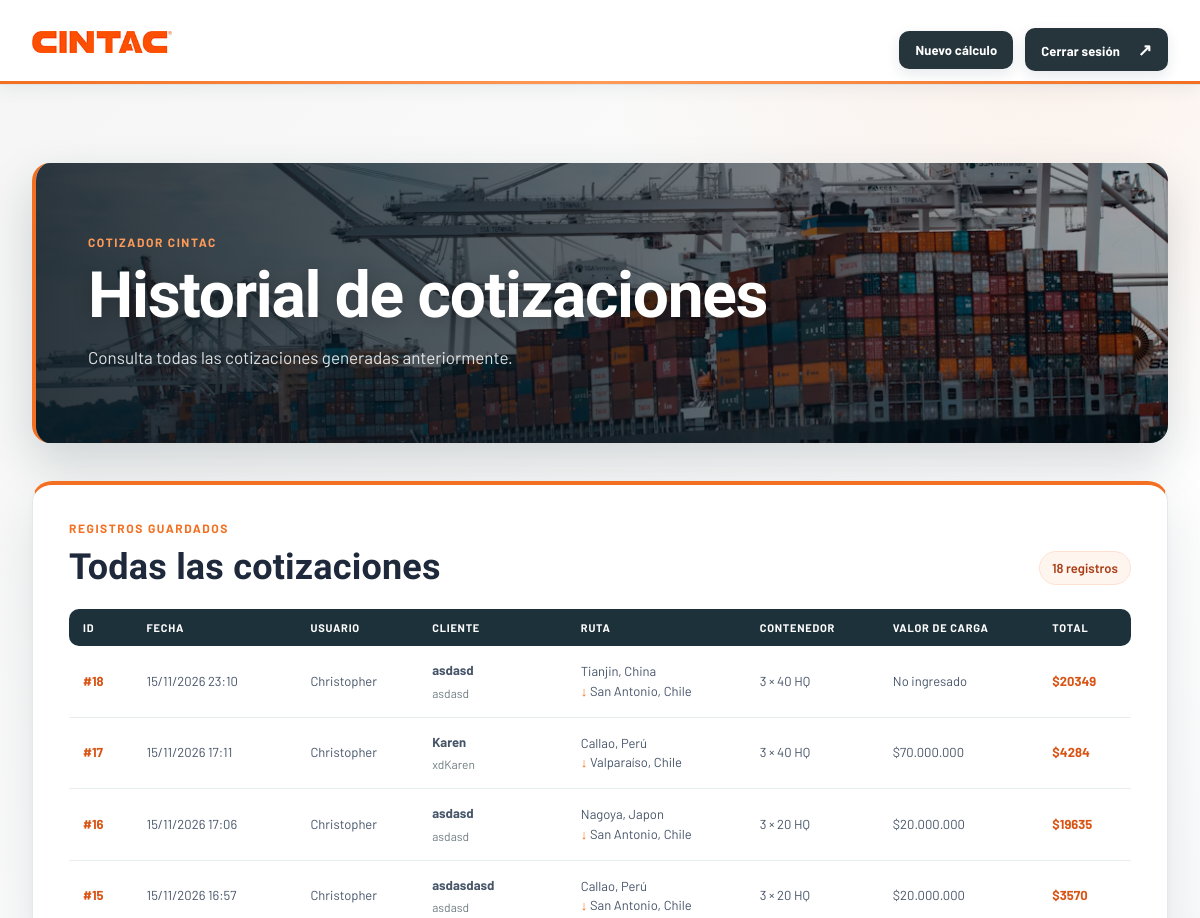
Page /Cotizador/historial/ (signed in, upper part) on the earlier database version.
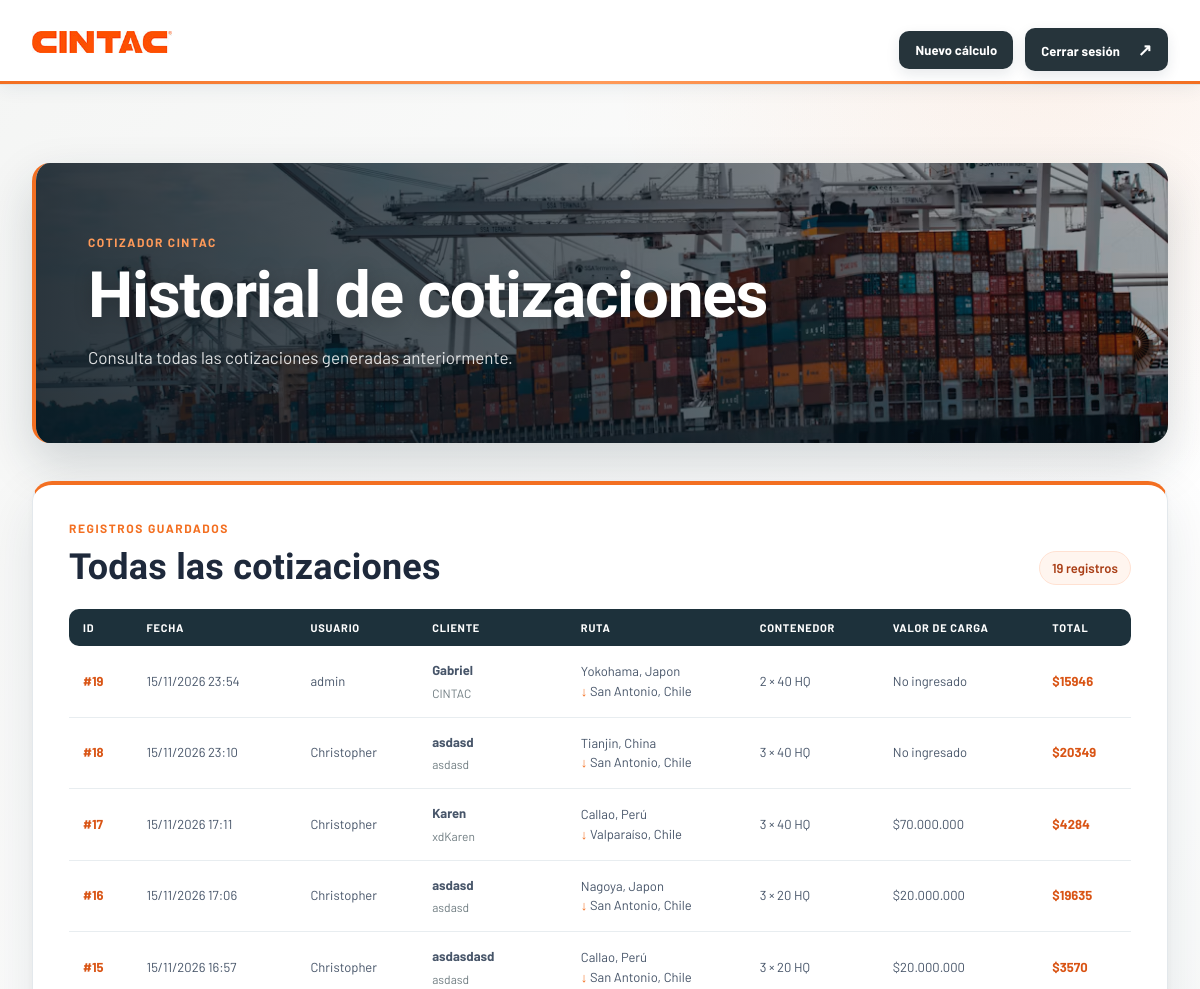
Same page on the later database version.
### Cotizador/models.py (models this page shows, shortened)
class cotizacion_generada(models.Model):
    id = models.AutoField(primary_key=True)
    id_ruta = models.ForeignKey(ruta_logistica, on_delete=models.CASCADE, null=False)
    id_usuario = models.ForeignKey(Login, on_delete=models.CASCADE, null=False)
    fecha = models.DateTimeField(auto_now_add=True)
    nombre_cliente = models.CharField(max_length=100, validators=[valida_nombre], null=False)
    empresa = models.CharField(max_length=100, validators=[valida_empresa], null=False)
    correo_cliente = models.CharField(max_length=100, validators=[validate_login_email], null=False)
    descripcion_carga = models.TextField(null=False)
    peso_ingresado_kg = models.IntegerField(null=False)
    valor_carga_kg = models.IntegerField(null=True, blank=True)
    tipo_contenedor = models.CharField(max_length=50, null=False)
    cantidad_contenedores = models.IntegerField(null=False)
    monto_IVA = models.IntegerField(null=False)
    monto_total = models.IntegerField(null=False)

class Login(models.Model):
    ROL_FIJO = 'Administrador CINTAC'
    id = models.AutoField(primary_key=True)
    username = models.CharField(max_length=50, null=False, validators=[validate_login_username])
    password = models.CharField(
        max_length=50,
        null=False,
        validators=[validate_login_password],
    )
    email = models.CharField(max_length=100, null=False, validators=[validate_login_email])
    rol = models.CharField(
        max_length=50,
        default=ROL_FIJO,
        editable=False,
        null=False,
    )

class ruta_logistica(models.Model):
    PUERTOS_ORIGEN = (
        ('Shanghai, China', 'Shanghai, China'),
        ('Ningbo, China', 'Ningbo, China'),
        ('Shenzhen, China', 'Shenzhen, China'),
        ('Qingdao, China', 'Qingdao, China'),
        ('Guangzhou, China', 'Guangzhou, China'),
        ('Tianjin, China', 'Tianjin, China'),
        ('Yokohama, Japon', 'Yokohama, Japon'),
        ('Tokyo, Japon', 'Tokyo, Japon'),
        ('Nagoya, Japon', 'Nagoya, Japon'),
        ('Kobe, Japon', 'Kobe, Japon'),
        ('Osaka, Japon', 'Osaka, Japon'),
        ('Barcelona, España', 'Barcelona, España'),
        ('Los Angeles, EE.UU', 'Los Angeles, EE.UU'),
        ('Callao, Perú', 'Callao, Perú'),
        ('San antonio, Chile', 'San antonio, Chile'),
        ('Valparaíso, Chile', 'Valparaíso, Chile')
    )
    PUERTOS_DESTINO = (
        ('Valparaíso, Chile', 'Valparaíso, Chile'),
        ('San Antonio, Chile', 'San Antonio, Chile'),
        ('Callao, Perú', 'Callao, Perú'),
    )
    id = models.AutoField(primary_key=True)
    puerto_origen = models.CharField(max_length=100, choices=PUERTOS_ORIGEN, null=False,)
    puerto_destino = models.CharField(max_length=100, choices=PUERTOS_DESTINO, null=False)
    dias_transito = models.IntegerField(null=False)

### Cotizador/views.py (the view)
# urls.py: path('historial/', historial, name='historial'),
def historial(request):
    login_id = request.session.get('login_id')
    if login_id is None or not Login.objects.filter(pk=login_id).exists():
        request.session.pop('login_id', None)
        request.session['login_error'] = (
            'Debes iniciar sesión para acceder al historial.'
        )
        return redirect('login')
    historial_cotizaciones = (
        cotizacion_generada.objects.select_related('id_ruta')
        .order_by('-fecha')
    )
    for cotizacion in historial_cotizaciones:
        cotizacion.valor_carga_formateado = _format_clp(
            cotizacion.valor_carga_kg
        )
    context = {
        'historial_cotizaciones': historial_cotizaciones,
    }
    return render(request, 'Cotizador/historial.html', context)

### Cotizador/views.py (called while the page is built)
def _format_clp(value):
    if value is None:
        return 'No ingresado'
    return f'${value:,.0f}'.replace(',', '.')

### templates/Cotizador/historial.html (shortened to what the changed rows need)
<!DOCTYPE html>
{% load static %}
<html lang="es">
<head>
    <link rel="stylesheet" href="{% static 'CSS/cintac.css' %}?v=cotizador-workflow-2">
</head>
<body class="quote-page cotizador-page">
    <main class="quote-main container">
        <section class="quote-intro quote-banner" style="--quote-banner-image: url('{% static 'images/MainCintac/fotopuerto.avif' %}')">
            <h1>Historial de cotizaciones</h1>
        </section>
        <section class="history-card" aria-labelledby="history-title">
            <div class="history-heading">
                <div>
                    <p class="eyebrow orange">REGISTROS GUARDADOS</p>
                    <h2 id="history-title">Todas las cotizaciones</h2>
                </div>
                <span class="history-count">{{ historial_cotizaciones|length }} registro{{ historial_cotizaciones|length|pluralize }}</span>
            </div>
            {% if historial_cotizaciones %}
                <div class="history-table-wrap">
                    <table class="history-table">
                        <thead>
                            <tr>
                                <th>ID</th>
                                <th>Fecha</th>
                                <th>Usuario</th>
                                <th>Cliente</th>
                                <th>Ruta</th>
                                <th>Contenedor</th>
                                <th>Valor de carga</th>
                                <th>Total</th>
                            </tr>
                        </thead>
                        <tbody>
                            {% for cotizacion in historial_cotizaciones %}
                                <tr>
                                    <td data-label="ID">
                                        <strong class="history-id">#{{ cotizacion.id }}</strong>
                                    </td>
                                    <td data-label="Fecha">
                                        {{ cotizacion.fecha|date:"d/m/Y H:i" }}
                                    </td>
                                    <td data-label="Usuario">
                                        {{ cotizacion.id_usuario.username }}
                                    </td>
                                    <td data-label="Cliente">
                                        <strong>{{ cotizacion.nombre_cliente }}</strong>
                                        <span class="history-secondary">{{ cotizacion.empresa }}</span>
                                    </td>
                                    <td data-label="Ruta">
                                        <span class="history-route">
                                            {{ cotizacion.id_ruta.puerto_origen }}<br>
                                            <b>↓</b> {{ cotizacion.id_ruta.puerto_destino }}
                                        </span>
                                    </td>
                                    <td data-label="Contenedor">
                                        {{ cotizacion.cantidad_contenedores }} × {{ cotizacion.tipo_contenedor }}
                                    </td>
                                    <td data-label="Valor de carga">
                                        {{ cotizacion.valor_carga_formateado }}
                                    </td>
                                    <td data-label="Total">
                                        <strong class="history-total">
                                            ${{ cotizacion.monto_total|floatformat:0 }}
                                        </strong>
                                    </td>
                                </tr>
                            {% endfor %}
                        </tbody>
                    </table>
                </div>
            {% endif %}
        </section>
    </main>
</body>
</html>

Differences in the rows shown:
added cotizacion_generada: id "19", fecha "15/11/2026 23:54", id_usuario.username "admin", nombre_cliente "Gabriel", empresa "CINTAC", id_ruta.puerto_origen "Yokohama, Japon", id_ruta.puerto_destino "San Antonio, Chile", cantidad_contenedores "2", tipo_contenedor "40 HQ", valor_carga_formateado "No ingresado", monto_total "15946"
Other differences:
{{ historial_cotizaciones|length }}: "18" → "19"
